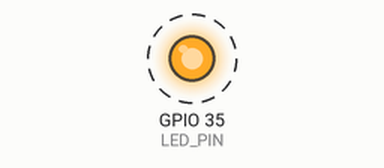
This sketch was run on a simulated ESP32. Parts: output pins drawn as LEDs (lit = HIGH). Dashed ring = blinking.

Above: at 0.5 s.
Timing chart, 0 to 4.6 s (numbered marks = the images above):
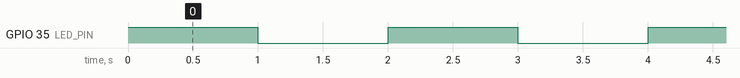

Measured:
- by itself, GPIO 35 (LED_PIN): alternates HIGH for 1.0 s and LOW for 1.0 s

The sketch:

led.ino
```cpp
const int LED_PIN = 35;

void setup() {
  pinMode(LED_PIN, OUTPUT);

}

void loop() {
  // "Hello, World!" をシリアルモニタに出力
  digitalWrite(LED_PIN, HIGH);

  // 1秒待つ
  delay(1000);

  digitalWrite(LED_PIN, LOW);

  // 1秒待つ
  delay(1000);
}
```
